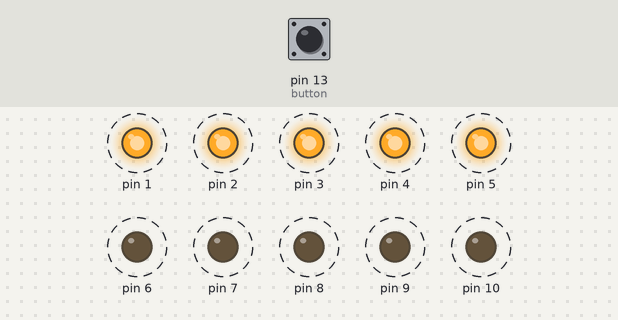
The sketch below on a simulated Arduino Uno, built with avr-gcc and run on an emulated ATmega328P. Shown: output pins drawn as LEDs (lit = HIGH). Dashed ring = blinking. Inputs (shaded band) come from the test bench; at power-on: pin 13 (button) HIGH.

Above: at 1.4 s.
1.5 s: pin 13 (button) pulled LOW for 0.7 s
At 2.8 s:
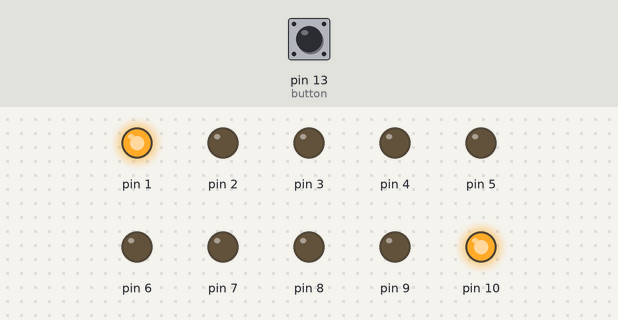
4.7 s: pin 13 (button) pulled LOW for 1 s
At 8.6 s:
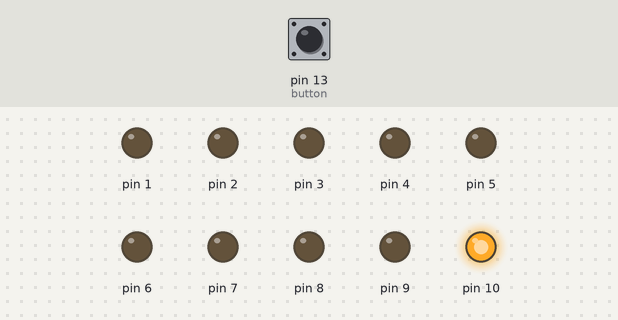
8.9 s: pin 13 (button) pulled LOW for 3.2 s
At 10.0 s:
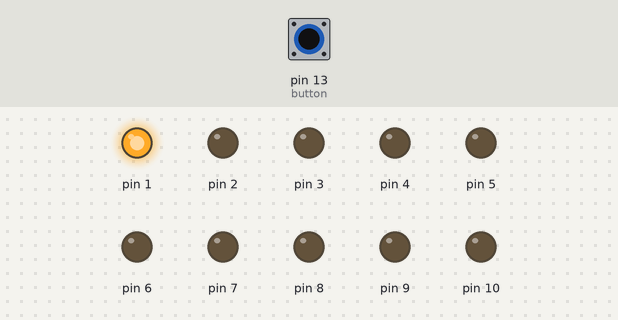
Timing chart, 0 to 24.4 s (numbered marks = the images above; inputs shaded):
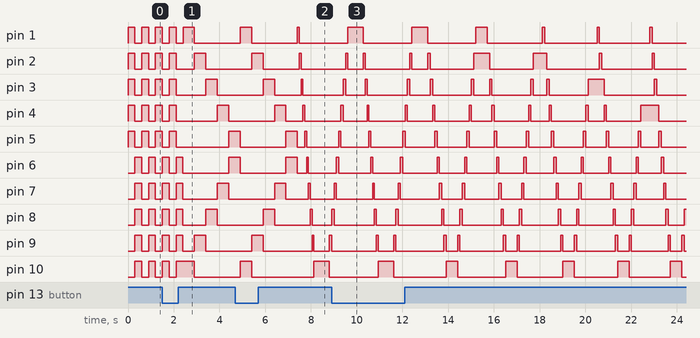

The sketch:

Sirens.ino
```cpp
/*this code is working but it's very hard to use on simulator because of delays (especially running case 5 needs some patience)
 * i've tried to create a function using millis() in another code that i intend to include in my file,
 * but i believe something is wrong with it too
 * also, i increased delay time on purpose for me to notice any problems with the patterns
 */

int button=13; //i prefer using integers here because i believe defining constants takes more space and im not gonna change them anyway
boolean button_signal,last_signal=0;
int choice=0;
void setup() {
  // put your setup code here, to run once:
  for (int i=1;i<=10;i++) //didn't assign led pins to variables in order to use them in loops
  {
    pinMode(i,OUTPUT);
  }
  pinMode(button,INPUT);
}

void loop() {
  // put your main code here, to run repeatedly:
  for (int i=1; i<=10;i++) //the part than handles the case selection
  {
    digitalWrite(i,LOW);
  }
  button_signal= debounce(last_signal);
  if (button_signal==1&&last_signal==0)
  {
    choice++;
    if(choice>5)
    {
      choice=0;
    }
  }
  last_signal=button_signal;
  siren(choice);
}

boolean debounce (boolean button_last_state) //in case someone runs this code on actual push buttons
{
  boolean my_signal=digitalRead(button);
  if (my_signal!=button_last_state)
  {
    delay(2);
    my_signal=digitalRead(button);
  }
  return my_signal;
}

void siren (int count)
{
  int n=1,m=5;
  switch (count)
  {
    case 1:
    for (int i=1; i<=5; i++)
    {
      digitalWrite(i, HIGH);
      //digitalWrite(5+i,LOW);
    }
    delay(300);
    for (int j=6; j<=10; j++)
    {
      digitalWrite (j, HIGH);
      digitalWrite (11-j, LOW);
    }
    delay(300);

    break;

    case 2:
    for (int i=1; i<=5; i++)
    {
      digitalWrite(i, HIGH);
      digitalWrite(11-i,HIGH);
      if (i>=2)
      {
        digitalWrite(i-1, LOW);
        digitalWrite(12-i, LOW);
      }
      delay(500);
    }
    break;

    case 3:
    for (int i=1; i<=10; i++)
    {
      digitalWrite(i, HIGH);
      if (i>=2)
      {
        digitalWrite(i-1, LOW);
      }
      delay(80);
    }
    delay(500);
    for (int i=1; i<=10; i++)
    {
      digitalWrite(11-i,HIGH);
      if (i>=2)
      {
        digitalWrite(12-i, LOW);
      }
      delay (100);
    }
     delay(500);
     break;

    case 4:
    for (int j=5; j>0; j--)
    {
      for (int j=1; j<=10; j++)
    {
      digitalWrite(j, HIGH);
      if (j>=2)
      {
        digitalWrite(j-1, LOW);
      }
      delay(100);
    }
    delay(300);
    for (int j=10; j>=n; j--)
    {
      digitalWrite(j,HIGH);
      if (j>=2)
      {
        digitalWrite(j+1, LOW);
      }
      delay (100);
    }
    n++;
     delay(300);
    }
    for (int i=1; i<5;i++)
    {
      for (int j=1; j<=m; j++)
    {
      digitalWrite(j, HIGH);
      digitalWrite(11-j,HIGH);
      delay(80);
      if (j>=2)
      {
        digitalWrite(j-1, LOW);
        digitalWrite(12-j, LOW);
      }
      delay(100);
    }
    for (int i=1;i<=10;i++)
    {
      digitalWrite(i,0);
      delay(100);
    }
    m--;
    }
    delay(300);
    break;

    case 5:
    for (int i=1;i<=4;i++)
    {
      digitalWrite(i, HIGH);
      delay(40);
    }
    delay(200);
    for (int i=10;i>=7;i--)
    {
      digitalWrite(i, HIGH);
      digitalWrite(11-i,LOW);
      delay(40);
    }
    delay(200);
    for (int i=10;i>=7;i--)
    {
      digitalWrite(i, LOW);
    }
    digitalWrite(5,1);
    delay(100);
    digitalWrite(5,0);
    digitalWrite(6,1);
    delay(100);
    break;
  }
}
```

Measured:
- by itself, pin 10: repeats every 2.8 s: LOW 2.3 s, HIGH 0.50 s
